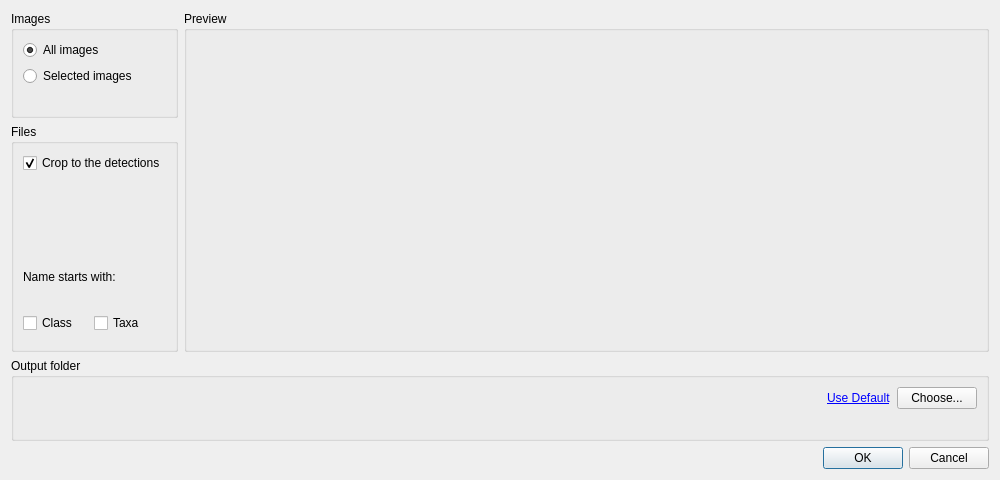
<?xml version="1.0" encoding="UTF-8"?>
<ui version="4.0">
 <class>ExportDialog</class>
 <widget class="QDialog" name="ExportDialog">
  <property name="geometry">
   <rect>
    <x>0</x>
    <y>0</y>
    <width>1000</width>
    <height>480</height>
   </rect>
  </property>
  <property name="windowTitle">
   <string>Export Images</string>
  </property>
  <layout class="QVBoxLayout" name="vlyt_dialog">
   <item>
    <layout class="QGridLayout" name="grdlyt_groups" rowstretch="0,1,0" columnstretch="0,1">
     <item row="0" column="0">
      <widget class="QGroupBox" name="images_group_box">
       <property name="title">
        <string>Images</string>
       </property>
       <layout class="QVBoxLayout" name="vlyt_images">
        <item>
         <widget class="QRadioButton" name="rb_all">
          <property name="text">
           <string>All images</string>
          </property>
          <property name="checked">
           <bool>true</bool>
          </property>
         </widget>
        </item>
        <item>
         <widget class="QRadioButton" name="rb_selected">
          <property name="text">
           <string>Selected images</string>
          </property>
         </widget>
        </item>
        <item>
         <widget class="QLabel" name="class_filter_label">
          <property name="enabled">
           <bool>false</bool>
          </property>
          <property name="toolTip">
           <string>Export follows the class chosen in Show in the side panel</string>
          </property>
         </widget>
        </item>
       </layout>
      </widget>
     </item>
     <item row="1" column="0">
      <widget class="QGroupBox" name="files_group_box">
       <property name="title">
        <string>Files</string>
       </property>
       <layout class="QVBoxLayout" name="vlyt_files">
        <item>
         <widget class="QCheckBox" name="cb_crop">
          <property name="toolTip">
           <string>Uncheck to export whole images, named like the crops</string>
          </property>
          <property name="text">
           <string>Crop to the detections</string>
          </property>
          <property name="checked">
           <bool>true</bool>
          </property>
         </widget>
        </item>
        <item>
         <widget class="QLabel" name="crop_summary_label">
          <property name="enabled">
           <bool>false</bool>
          </property>
          <property name="indent">
           <number>22</number>
          </property>
         </widget>
        </item>
        <item>
         <widget class="QLabel" name="prefix_label">
          <property name="text">
           <string>Name starts with:</string>
          </property>
         </widget>
        </item>
        <item>
         <layout class="QHBoxLayout" name="hlyt_prefix">
          <item>
           <widget class="QCheckBox" name="cb_prefix_class">
            <property name="toolTip">
             <string>The detected class, such as Fish_in-focus</string>
            </property>
            <property name="text">
             <string>Class</string>
            </property>
           </widget>
          </item>
          <item>
           <widget class="QCheckBox" name="cb_prefix_taxa">
            <property name="toolTip">
             <string>The family, genus and species that reach the taxon confidence</string>
            </property>
            <property name="text">
             <string>Taxa</string>
            </property>
           </widget>
          </item>
          <item>
           <spacer name="prefix_spacer">
            <property name="orientation">
             <enum>Qt::Orientation::Horizontal</enum>
            </property>
           </spacer>
          </item>
         </layout>
        </item>
        <item>
         <spacer name="files_spacer">
          <property name="orientation">
           <enum>Qt::Orientation::Vertical</enum>
          </property>
         </spacer>
        </item>
       </layout>
      </widget>
     </item>
     <item row="0" column="1" rowspan="2">
      <widget class="QGroupBox" name="preview_group_box">
       <property name="title">
        <string>Preview</string>
       </property>
       <layout class="QVBoxLayout" name="vlyt_preview">
        <item>
         <widget class="QLabel" name="preview_label">
          <property name="sizePolicy">
           <sizepolicy hsizetype="Ignored" vsizetype="Preferred">
            <horstretch>0</horstretch>
            <verstretch>0</verstretch>
           </sizepolicy>
          </property>
          <property name="textFormat">
           <enum>Qt::TextFormat::RichText</enum>
          </property>
          <property name="alignment">
           <set>Qt::AlignmentFlag::AlignLeading|Qt::AlignmentFlag::AlignLeft|Qt::AlignmentFlag::AlignTop</set>
          </property>
          <property name="textInteractionFlags">
           <set>Qt::TextInteractionFlag::TextSelectableByMouse</set>
          </property>
         </widget>
        </item>
       </layout>
      </widget>
     </item>
     <item row="2" column="0" colspan="2">
      <widget class="QGroupBox" name="output_group_box">
       <property name="title">
        <string>Output folder</string>
       </property>
       <layout class="QVBoxLayout" name="vlyt_output">
        <item>
         <layout class="QHBoxLayout" name="hlyt_output">
          <item>
           <widget class="QLabel" name="output_path_label">
            <property name="sizePolicy">
             <sizepolicy hsizetype="Ignored" vsizetype="Preferred">
              <horstretch>1</horstretch>
              <verstretch>0</verstretch>
             </sizepolicy>
            </property>
            <property name="textFormat">
             <enum>Qt::TextFormat::RichText</enum>
            </property>
           </widget>
          </item>
          <item>
           <widget class="QLabel" name="default_link_label">
            <property name="toolTip">
             <string>Export to processed/ next to the images</string>
            </property>
            <property name="text">
             <string>&lt;a href=&quot;default&quot;&gt;Use Default&lt;/a&gt;</string>
            </property>
            <property name="textFormat">
             <enum>Qt::TextFormat::RichText</enum>
            </property>
           </widget>
          </item>
          <item>
           <widget class="QPushButton" name="choose_button">
            <property name="text">
             <string>Choose...</string>
            </property>
           </widget>
          </item>
         </layout>
        </item>
        <item>
         <widget class="QLabel" name="note_label">
          <property name="wordWrap">
           <bool>true</bool>
          </property>
         </widget>
        </item>
       </layout>
      </widget>
     </item>
    </layout>
   </item>
   <item>
    <widget class="QDialogButtonBox" name="button_box">
     <property name="standardButtons">
      <set>QDialogButtonBox::StandardButton::Cancel|QDialogButtonBox::StandardButton::Ok</set>
     </property>
    </widget>
   </item>
  </layout>
 </widget>
 <connections>
  <connection>
   <sender>button_box</sender>
   <signal>accepted()</signal>
   <receiver>ExportDialog</receiver>
   <slot>accept()</slot>
  </connection>
  <connection>
   <sender>button_box</sender>
   <signal>rejected()</signal>
   <receiver>ExportDialog</receiver>
   <slot>reject()</slot>
  </connection>
 </connections>
</ui>
